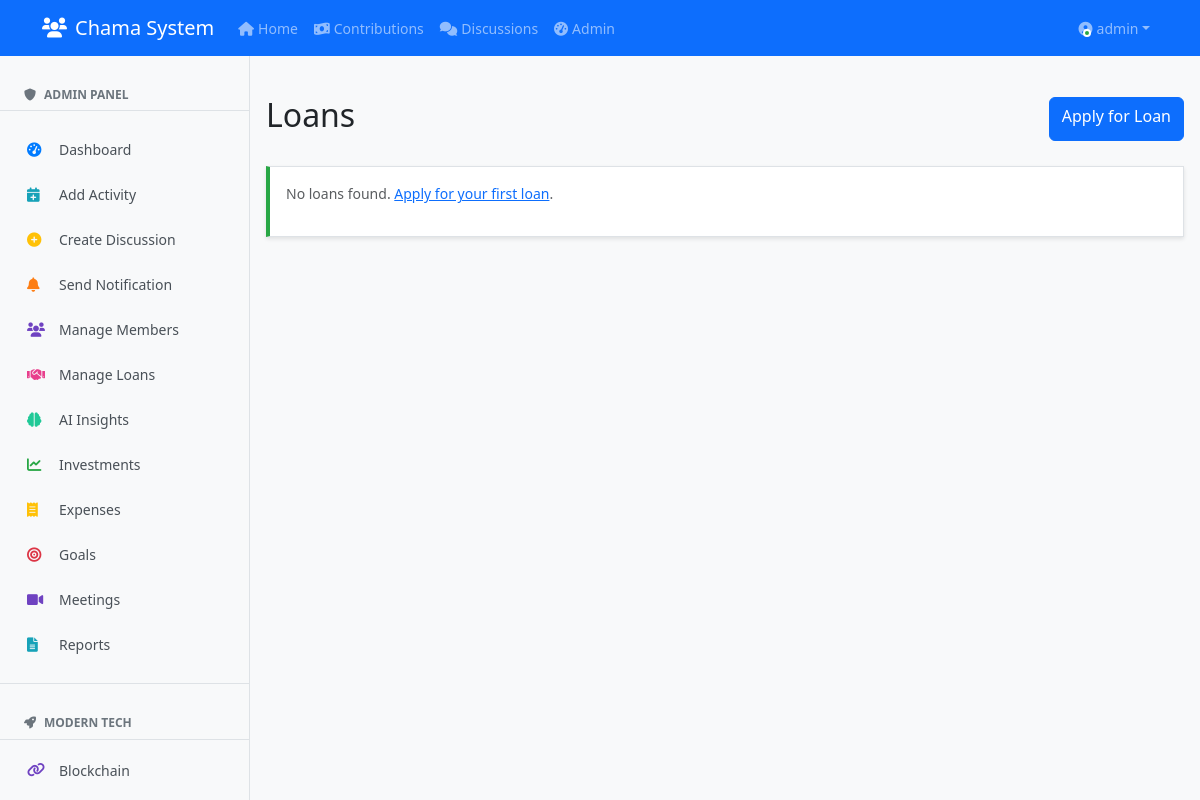
The page /loans (signed in) on the database as committed earlier.
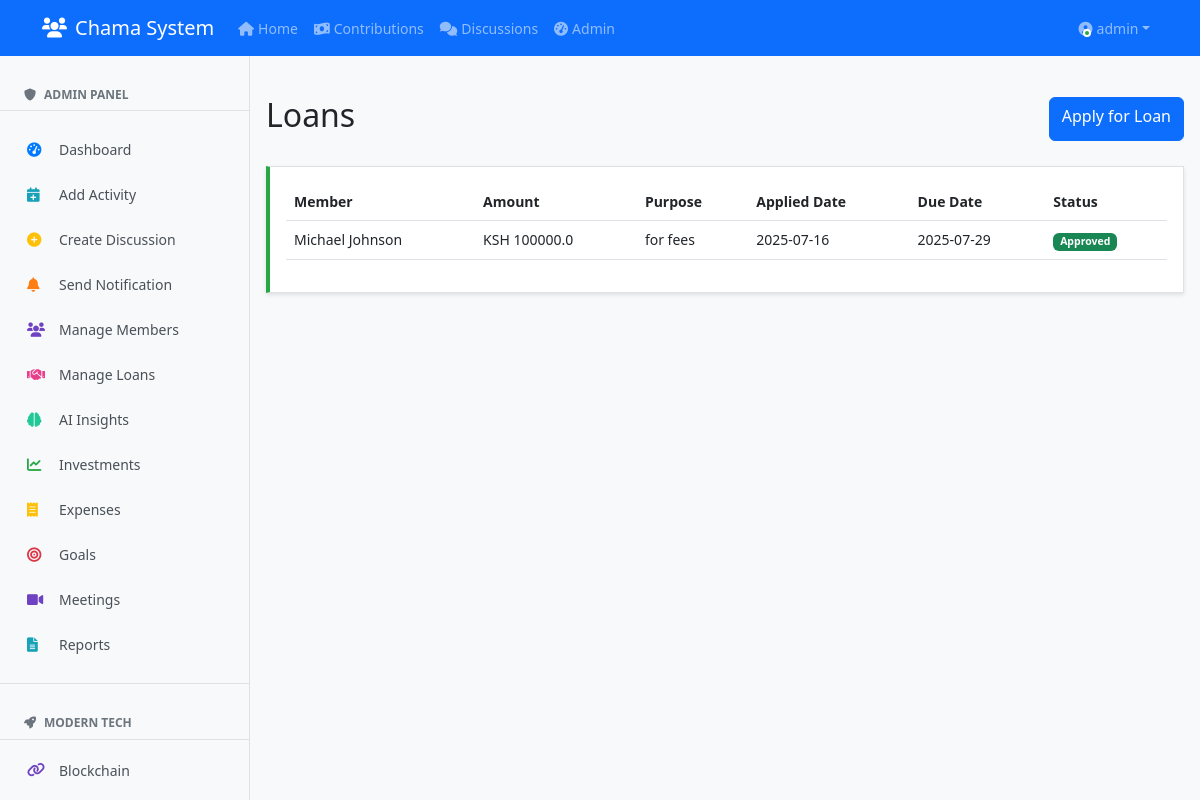
The same page on the database as committed later.
### clean_app.py (models this page shows, shortened)
class User(db.Model, UserMixin):
    id = db.Column(db.Integer, primary_key=True)
    username = db.Column(db.String(80), unique=True, nullable=False)
    password = db.Column(db.String(200), nullable=False)
    is_admin = db.Column(db.Boolean, default=False)
    last_seen = db.Column(db.DateTime, default=datetime.utcnow)
    is_online = db.Column(db.Boolean, default=False)
    members = db.relationship('Member', backref='user', lazy=True)

class Loan(db.Model):
    id = db.Column(db.Integer, primary_key=True)
    amount = db.Column(db.Float, nullable=False)
    purpose = db.Column(db.String(200))
    date_applied = db.Column(db.DateTime, default=datetime.utcnow)
    due_date = db.Column(db.DateTime)
    status = db.Column(db.String(20), default='Pending')
    member_id = db.Column(db.Integer, db.ForeignKey('member.id'))
    member = db.relationship('Member', backref='loans')

class Member(db.Model):
    id = db.Column(db.Integer, primary_key=True)
    name = db.Column(db.String(100), nullable=False)
    phone = db.Column(db.String(20), nullable=False, unique=True)
    email = db.Column(db.String(100))
    join_date = db.Column(db.DateTime, default=datetime.utcnow)
    status = db.Column(db.String(20), default='Active')
    user_id = db.Column(db.Integer, db.ForeignKey('user.id'))

### clean_app.py (the view)
@app.route('/loans')
@login_required
def loans():
    if current_user.is_admin:
        loans = Loan.query.all()
    else:
        member_ids = [m.id for m in Member.query.filter_by(user_id=current_user.id).all()]
        loans = Loan.query.filter(Loan.member_id.in_(member_ids)).all()
    return render_template('loans/list.html', loans=loans)

### clean_app.py (called while the page is built)
@login_manager.user_loader
def load_user(user_id):
    return User.query.get(int(user_id))

### templates/loans/list.html
{% extends "base.html" %}
{% block content %}
<div class="d-flex justify-content-between align-items-center mb-4">
    <h2>Loans</h2>
    <a href="{{ url_for('request_loan') }}" class="btn btn-primary">Apply for Loan</a>
</div>
<div class="card">
    <div class="card-body">
        {% if loans %}
        <div class="table-responsive">
            <table class="table table-hover">
                <thead>
                    <tr>
                        <th>Member</th>
                        <th>Amount</th>
                        <th>Purpose</th>
                        <th>Applied Date</th>
                        <th>Due Date</th>
                        <th>Status</th>
                    </tr>
                </thead>
                <tbody>
                    {% for loan in loans %}
                    <tr>
                        <td>{{ loan.member.name }}</td>
                        <td>KSH {{ loan.amount }}</td>
                        <td>{{ loan.purpose }}</td>
                        <td>{{ loan.date_applied.strftime('%Y-%m-%d') if loan.date_applied else 'N/A' }}</td>
                        <td>{{ loan.due_date.strftime('%Y-%m-%d') if loan.due_date else 'N/A' }}</td>
                        <td>
                            {% if loan.status == 'Pending' %}
                                <span class="badge bg-warning">{{ loan.status }}</span>
                            {% elif loan.status == 'Approved' %}
                                <span class="badge bg-success">{{ loan.status }}</span>
                            {% elif loan.status == 'Rejected' %}
                                <span class="badge bg-danger">{{ loan.status }}</span>
                            {% else %}
                                <span class="badge bg-secondary">{{ loan.status }}</span>
                            {% endif %}
                        </td>
                    </tr>
                    {% endfor %}
                </tbody>
            </table>
        </div>
        {% else %}
        <p class="text-muted">No loans found. <a href="{{ url_for('request_loan') }}">Apply for your first loan</a>.</p>
        {% endif %}
    </div>
</div>
{% endblock %}

### templates/base.html (shortened to what this page needs)
<!DOCTYPE html>
<html lang="en">
<head>
    <link href="https://cdn.jsdelivr.net/npm/bootstrap@5.3.0-alpha1/dist/css/bootstrap.min.css" rel="stylesheet">
    <link rel="stylesheet" href="https://cdnjs.cloudflare.com/ajax/libs/font-awesome/6.0.0/css/all.min.css">
</head>
<body>
    {% include 'navbar.html' %}
    {% if current_user.is_authenticated %}
    <div class="sidebar" id="sidebar">
        {% if current_user.is_admin %}
        <div class="sidebar-header">
            <h6><i class="fas fa-shield-alt me-2"></i>Admin Panel</h6>
        </div>
        <nav class="sidebar-nav">
            <a href="{{ url_for('admin_dashboard') }}" class="sidebar-link {% if request.endpoint == 'admin_dashboard' %}active{% endif %}">
                <i class="fas fa-tachometer-alt"></i>
                <span>Dashboard</span>
            </a>
            <a href="{{ url_for('add_activity') }}" class="sidebar-link">
                <i class="fas fa-calendar-plus"></i>
                <span>Add Activity</span>
            </a>
            <a href="{{ url_for('create_discussion') }}" class="sidebar-link">
                <i class="fas fa-plus-circle"></i>
                <span>Create Discussion</span>
            </a>
            <a href="{{ url_for('send_notification') }}" class="sidebar-link">
                <i class="fas fa-bell"></i>
                <span>Send Notification</span>
            </a>
            <a href="{{ url_for('admin_members') }}" class="sidebar-link">
                <i class="fas fa-users"></i>
                <span>Manage Members</span>
            </a>
            <a href="{{ url_for('admin_loan_requests') }}" class="sidebar-link">
                <i class="fas fa-handshake"></i>
                <span>Manage Loans</span>
            </a>
            <a href="{{ url_for('admin_ai_insights') }}" class="sidebar-link">
                <i class="fas fa-brain"></i>
                <span>AI Insights</span>
            </a>
            <a href="{{ url_for('investments') }}" class="sidebar-link">
                <i class="fas fa-chart-line"></i>
                <span>Investments</span>
            </a>
            <a href="{{ url_for('expenses') }}" class="sidebar-link">
                <i class="fas fa-receipt"></i>
                <span>Expenses</span>
            </a>
            <a href="{{ url_for('goals') }}" class="sidebar-link">
                <i class="fas fa-bullseye"></i>
                <span>Goals</span>
            </a>
            <a href="{{ url_for('meetings') }}" class="sidebar-link">
                <i class="fas fa-video"></i>
                <span>Meetings</span>
            </a>
            <a href="{{ url_for('reports') }}" class="sidebar-link">
                <i class="fas fa-file-alt"></i>
                <span>Reports</span>
            </a>
            <div class="sidebar-divider"></div>
            <div class="sidebar-header">
                <h6><i class="fas fa-rocket me-2"></i>Modern Tech</h6>
            </div>
            <a href="{{ url_for('blockchain_explorer') }}" class="sidebar-link">
                <i class="fas fa-link"></i>
                <span>Blockchain</span>
            </a>
            <a href="{{ url_for('ai_insights') }}" class="sidebar-link">
            </a>
        </nav>
        {% endif %}
    </div>
    {% endif %}
    <div class="main-content {% if current_user.is_authenticated %}with-sidebar{% endif %}">
        <div class="container-fluid px-2 px-md-3">
            {% block content %}{% endblock %}
        </div>
    </div>
</body>
</html>

### templates/navbar.html (shortened to what this page needs)
<nav class="navbar navbar-expand-lg navbar-dark bg-primary">
    <div class="container">
        <a class="navbar-brand" href="{{ url_for('index') }}">
            <i class="fas fa-users me-2"></i>Chama System
        </a>
        <div class="collapse navbar-collapse" id="navbarNav">
            {% if current_user.is_authenticated %}
            <ul class="navbar-nav me-auto">
                <li class="nav-item">
                    <a class="nav-link {% if request.path == url_for('index') %}active{% endif %}" href="{{ url_for('index') }}">
                        <i class="fas fa-home me-1"></i>Home
                    </a>
                </li>
                <li class="nav-item">
                    <a class="nav-link {% if request.path == url_for('contributions') %}active{% endif %}" href="{{ url_for('contributions') }}">
                        <i class="fas fa-money-bill-wave me-1"></i>Contributions
                    </a>
                </li>
                <li class="nav-item">
                    <a class="nav-link {% if request.path == url_for('discussions') %}active{% endif %}" href="{{ url_for('discussions') }}">
                        <i class="fas fa-comments me-1"></i>Discussions
                    </a>
                </li>
                {% if current_user.is_admin %}
                <li class="nav-item">
                    <a class="nav-link {% if request.path == url_for('admin_dashboard') %}active{% endif %}" href="{{ url_for('admin_dashboard') }}">
                        <i class="fas fa-tachometer-alt me-1"></i>Admin
                    </a>
                </li>
                {% endif %}
            </ul>
            <ul class="navbar-nav">
                <li class="nav-item dropdown">
                    <a class="nav-link dropdown-toggle user-dropdown" href="#" id="navbarDropdown" role="button"
                       data-bs-toggle="dropdown" aria-expanded="false">
                        <div class="user-avatar">
                            <span class="online-dot"></span>
                        </div>
                        <span class="ms-1">{{ current_user.username }}</span>
                    </a>
                </li>
            </ul>
            {% endif %}
        </div>
    </div>
</nav>

### templates/base.html (style rules this page uses)
body { background-color: #f8f9fa; font-size: 14px; }
.navbar { margin-bottom: 20px; }
.sidebar { position: fixed; top: 56px; left: 0; width: 250px; height: calc(100vh - 56px); background: #f8f9fa; border-right: 1px solid #dee2e6; z-index: 1000; overflow-y: auto; padding: 1rem 0; }
.sidebar-header { padding: 1rem 1.5rem 0.5rem; border-bottom: 1px solid #dee2e6; margin-bottom: 0.5rem; }
.sidebar-header h6 { color: #6c757d; font-size: 0.75rem; text-transform: uppercase; font-weight: 600; margin: 0; }
.sidebar-nav { padding: 0.5rem 0; }
.sidebar-link { display: flex; align-items: center; padding: 0.75rem 1.5rem; color: #495057; text-decoration: none; transition: all 0.2s ease; border-left: 3px solid transparent; }
.sidebar-link i { width: 20px; margin-right: 0.75rem; font-size: 0.9rem; }
.sidebar-link .fa-tachometer-alt { color: #007bff; }
.sidebar-link .fa-calendar-plus { color: #17a2b8; }
.sidebar-link .fa-plus-circle { color: #ffc107; }
.sidebar-link .fa-bell { color: #fd7e14; }
.sidebar-link .fa-users { color: #6f42c1; }
.sidebar-link .fa-handshake { color: #e83e8c; }
.sidebar-link .fa-brain { color: #20c997; }
.sidebar-link .fa-chart-line { color: #28a745; }
.sidebar-link .fa-receipt { color: #ffc107; }
.sidebar-link .fa-bullseye { color: #dc3545; }
.sidebar-link .fa-video { color: #6f42c1; }
.sidebar-link .fa-file-alt { color: #17a2b8; }
.sidebar-link .fa-link { color: #6f42c1; }
.sidebar-divider { height: 1px; background-color: #dee2e6; margin: 1rem 0; }
.main-content { margin-left: 0; padding-top: 20px; }
.main-content.with-sidebar { margin-left: 250px; }
.btn, .form-control, .form-select { min-height: 44px; }
.card { border-radius: 0 !important; border: 1px solid #dee2e6; margin-bottom: 1rem; box-shadow: 0 2px 4px rgba(0,0,0,0.1); }
.card:nth-child(2) { border-left: 4px solid #28a745; }
.card-body { padding: 1rem; }

### templates/navbar.html (style rules this page uses)
.user-dropdown { display: flex; align-items: center; }
.user-avatar { position: relative; display: inline-block; }
.online-dot { position: absolute; bottom: 2px; right: 2px; width: 8px; height: 8px; background-color: #28a745; border: 2px solid white; border-radius: 50%; animation: pulse-dot 2s infinite; }

Rows that differ between the two databases and show on the page:
added Loan: member.name "Michael Johnson", amount "100000.0", purpose "for fees", date_applied "2025-07-16", due_date "2025-07-29", status "Approved"
Other text that changed with them:
text no longer shown: "No loans found. Apply for your first loan ."
text now shown: "Member Amount Purpose Applied Date Due Date Status"
